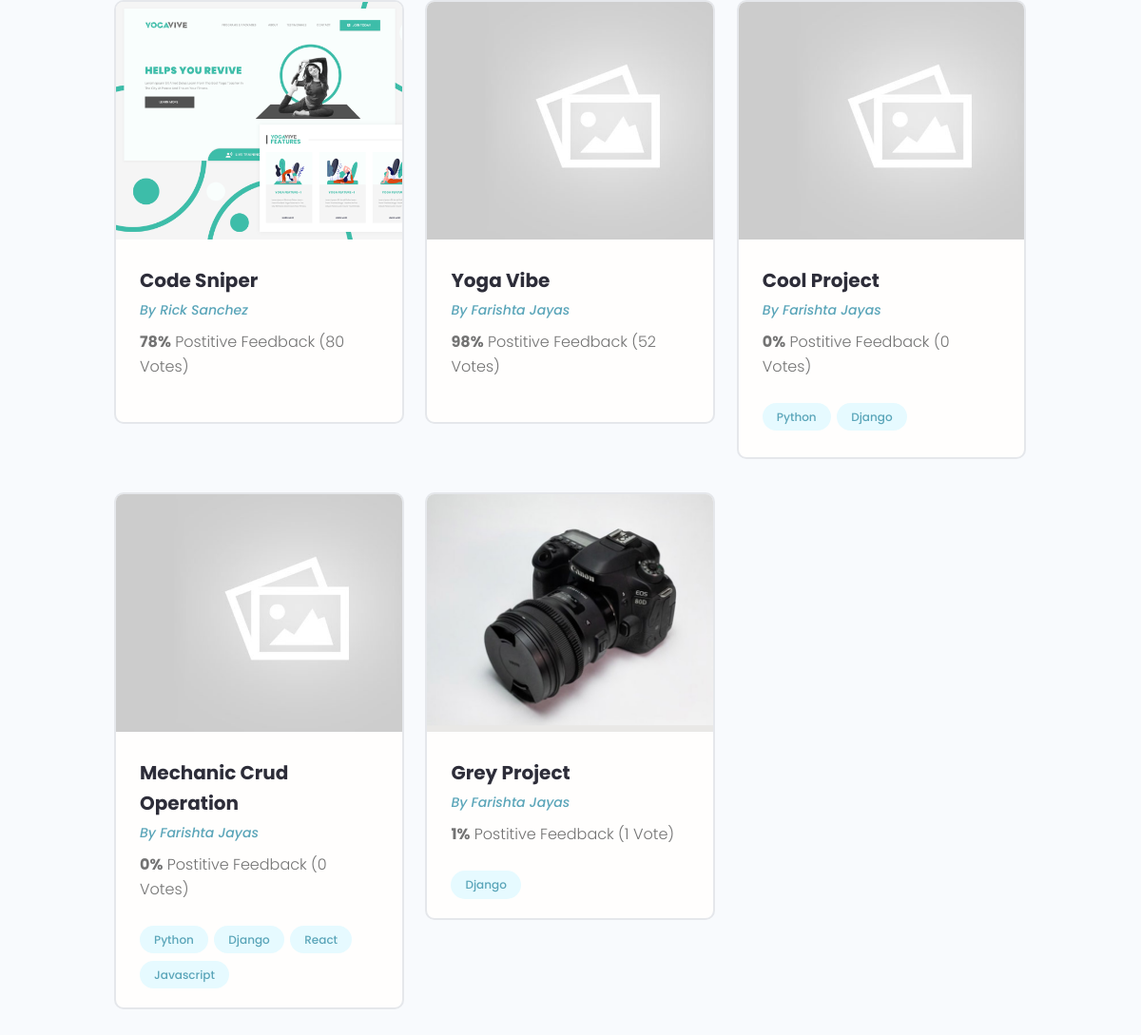
The app's page /projects/ (lower part), older data.
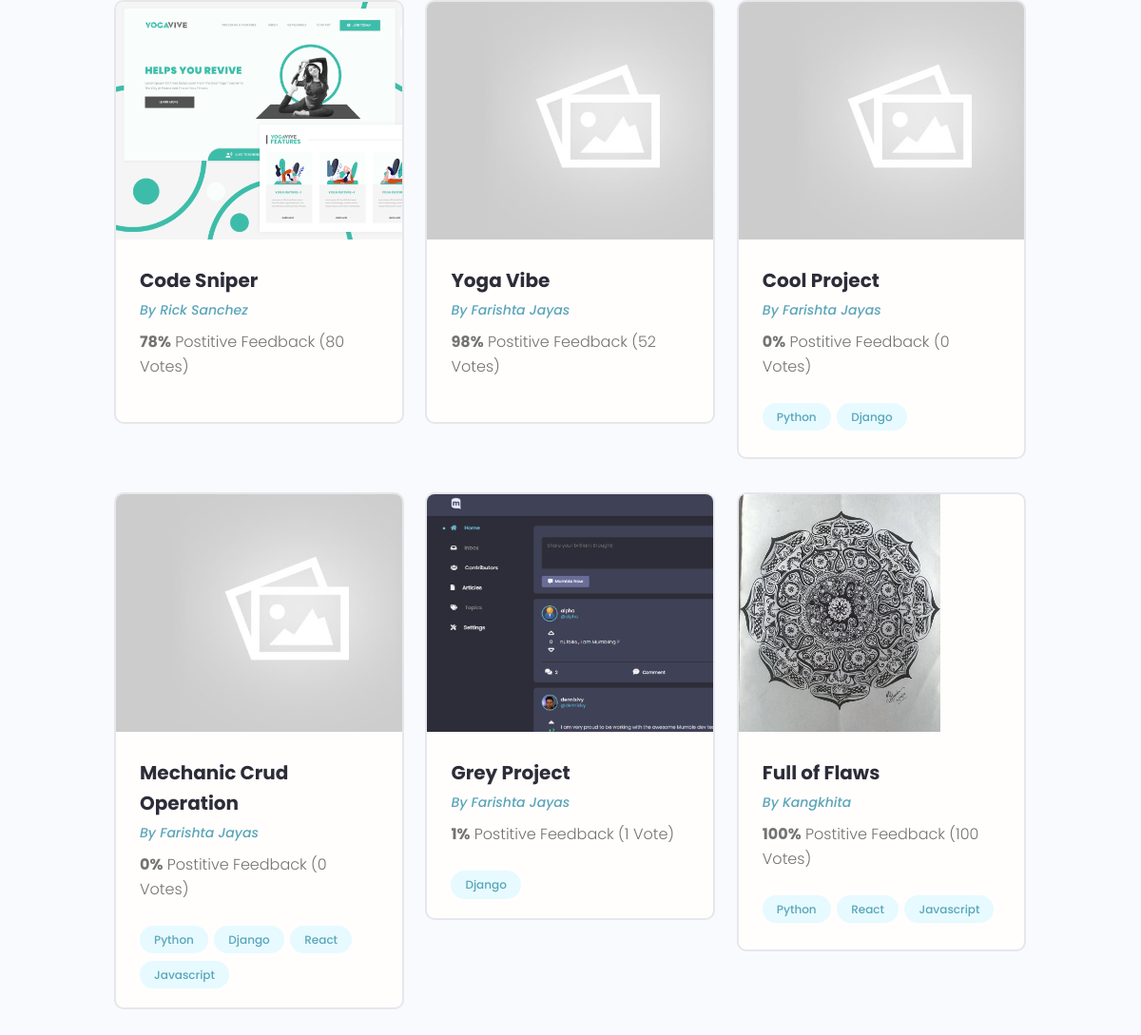
The same page, newer data.
### projects/models.py (models this page shows, shortened)
class Project(models.Model):
    owner = models.ForeignKey(
        Profile, null=True, blank=True, on_delete=models.SET_NULL)
    title = models.CharField(max_length=250)
    description = models.TextField(null=True, blank=True)
    featured_image = models.ImageField(
        null=True, blank=True, default="default.jpg")
    demo_link = models.CharField(max_length=2000, null=True, blank=True)
    source_link = models.CharField(max_length=2000, null=True, blank=True)
    created = models.DateTimeField(auto_now_add=True)
    id = models.UUIDField(default=uuid.uuid4,
                          primary_key=True, editable=False, unique=True)
    tags = models.ManyToManyField(Tag, blank=True)
    vote_total = models.IntegerField(default=0, null=True, blank=True)
    vote_ratio = models.IntegerField(default=0, null=True, blank=True)

class Tag(models.Model):
    name = models.CharField(max_length=250)
    created = models.DateField(auto_now_add=True)
    id = models.UUIDField(default=uuid.uuid4, unique=True,
                          primary_key=True, editable=False)
    def __str__(self):
        return self.name

### users/models.py (models this page shows, shortened)
class Profile(models.Model):
    id = models.UUIDField(default=uuid.uuid4, unique=True,
                          editable=False, primary_key=True)
    user = models.OneToOneField(
        User, on_delete=models.CASCADE, null=True, blank=True)
    name = models.CharField(max_length=250, blank=True, null=True)
    username = models.CharField(max_length=250, blank=True, null=True)
    location = models.CharField(max_length=250, blank=True, null=True)
    email = models.EmailField(max_length=500, blank=True, null=True)
    short_intro = models.CharField(max_length=500, blank=True, null=True)
    bio = models.TextField(blank=True, null=True)
    profile_image = models.ImageField(
        null=True, blank=True, upload_to='profiles/', default='profiles/user-default.png')
    social_github = models.CharField(max_length=250, blank=True, null=True)
    social_x = models.CharField(max_length=250, blank=True, null=True)
    social_linkedin = models.CharField(max_length=250, blank=True, null=True)
    social_website = models.CharField(max_length=250, blank=True, null=True)
    created = models.DateField(auto_now_add=True)

### projects/views.py (the view)
# urls.py: path("projects/", include('projects.urls')),
def projects(request):
    projects = Project.objects.all()
    context = {
        'projectList': projects
    }
    return render(request, 'projects/projects.html', context)

### projects/templates/projects/projects.html (shortened to what this page needs)
{% extends "main.html" %}
{% block content %}
{% load static %}
<main class="projects">
  <section class="projectsList">
    <div class="container">
      <div class="grid grid--three">
        {% for project in projectList %}
        <div class="column">
          <div class="card project">
            <a href="{% url 'project' project.id %}" class="project">
              <div class="thumbnail-container">
                <img
                  class="project__thumbnail"
                  src="{{ project.featured_image.url }}"
                  alt="project thumbnail"
                />
              </div>
              <div class="card__body">
                <h3 class="project__title">{{ project.title }}</h3>
                <p>
                  <a class="project__author" href="profile.html"
                    >By {{project.owner.name}}</a
                  >
                </p>
                <p class="project--rating">
                  <span style="font-weight: bold"
                    >{{ project.vote_ratio }}%</span
                  >
                  Postitive Feedback ({{ project.vote_total }}
                  Vote{{project.vote_total|pluralize:'s'}})
                </p>
                <div class="project__tags">
                  {% for tag in project.tags.all %}
                  <span class="tag tag--pill tag--main">
                    <small>{{tag}}</small>
                  </span>
                  {% endfor %}
                </div>
              </div>
            </a>
          </div>
        </div>
        {% endfor %}
      </div>
    </div>
  </section>
</main>
{% endblock content %}

Row changes from the older to the newer data that the page shows:
changed Project "Grey Project": featured_image: a different picture
added Project: featured_image (picture), title "Full of Flaws", owner.name "Kangkhita", vote_ratio "100", vote_total "100", Tag (name "Python"), Tag (name "React"), Tag (name "Javascript")
